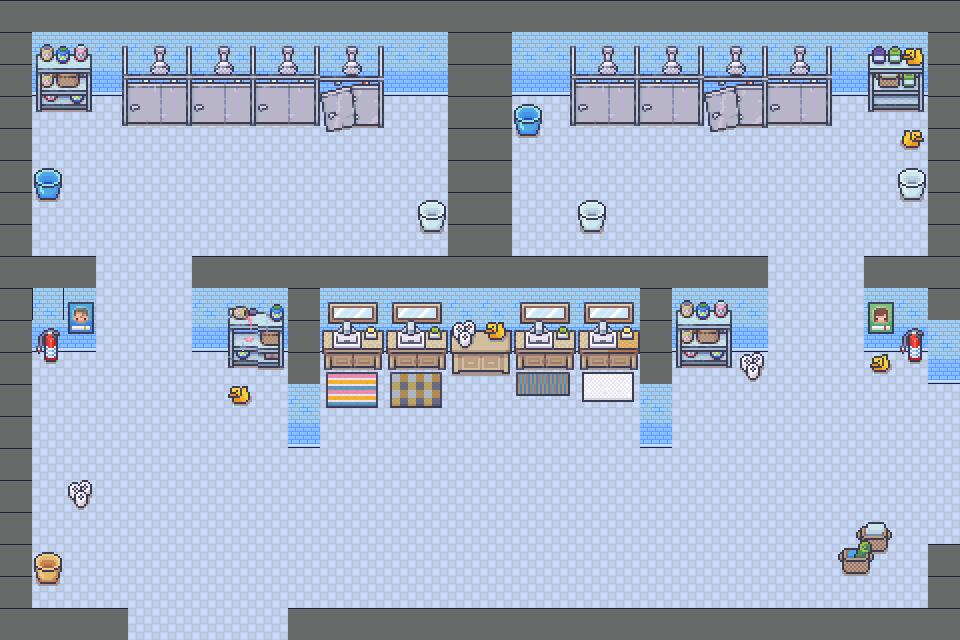

Below is a game level as drawn by its tile map, then a one-line description and the .tmx that defines it (tile-layer data replaced by summaries):
An orthogonal 30x20 tile map with 32x32 px tiles, 5 tile layers (ground_Layer, wall_Layer, shower_Layer, bath_Layer, ...), 7 tilesets.

<map version="1.10" tiledversion="1.10.2" orientation="orthogonal" renderorder="right-down" width="30" height="20" tilewidth="32" tileheight="32" infinite="0" nextlayerid="6" nextobjectid="1">
 <editorsettings>
  <export target="showerroom_map.tmj" format="json" />
 </editorsettings>
 <tileset firstgid="1" name="Bathroom_32x32" tilewidth="32" tileheight="32" tilecount="896" columns="16">
  <image source="Bathroom_32x32.png" width="512" height="1792" />
 </tileset>
 <tileset firstgid="897" name="gather_decoration_exterior_1.3" tilewidth="32" tileheight="32" tilecount="6320" columns="40">
  <image source="gather_decoration_exterior_1.3.png" width="1280" height="5056" />
 </tileset>
 <tileset firstgid="7217" name="gather_floors_2_exploration" tilewidth="32" tileheight="32" tilecount="8160" columns="60">
  <image source="gather_floors_2_exploration.png" width="1920" height="4352" />
 </tileset>
 <tileset firstgid="15377" name="IglooWalls" tilewidth="32" tileheight="32" tilecount="225" columns="25">
  <image source="IglooWalls.png" width="800" height="288" />
 </tileset>
 <tileset firstgid="15602" name="nauticalWalls" tilewidth="32" tileheight="32" tilecount="225" columns="25">
  <image source="nauticalWalls.png" width="800" height="288" />
 </tileset>
 <tileset firstgid="15827" name="TileAndStone" tilewidth="32" tileheight="32" tilecount="1944" columns="36">
  <image source="TileAndStone.png" width="1152" height="1728" />
 </tileset>
 <tileset firstgid="17771" name="Conference_Hall_32x32" tilewidth="32" tileheight="32" tilecount="192" columns="16">
  <image source="Conference_Hall_32x32.png" width="512" height="384" />
 </tileset>
 <layer id="1" name="ground_Layer" width="30" height="20">
  <data>[600 cells, 600 non-empty, 1 distinct tile ids]</data>
 </layer>
 <layer id="2" name="wall_Layer" width="30" height="20">
  <data>[600 cells, 224 non-empty, 4 distinct tile ids]</data>
 </layer>
 <layer id="4" name="shower_Layer" width="30" height="20">
  <data>[600 cells, 48 non-empty, 20 distinct tile ids]</data>
 </layer>
 <layer id="3" name="bath_Layer" width="30" height="20">
  <data>[600 cells, 119 non-empty, 51 distinct tile ids]</data>
 </layer>
 <layer id="5" name="decoration_Layer" width="30" height="20">
  <data>[600 cells, 21 non-empty, 15 distinct tile ids]</data>
 </layer>
</map>
